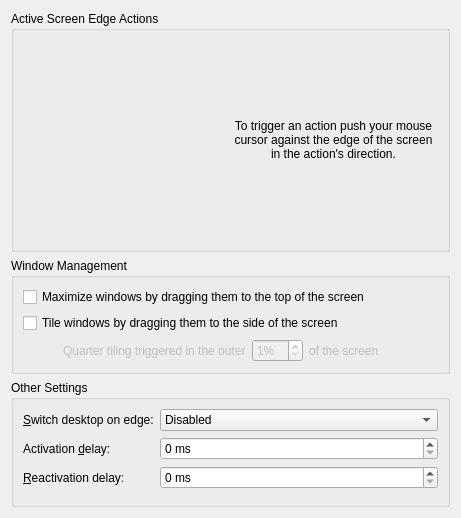
<?xml version="1.0" encoding="UTF-8"?>
<ui version="4.0">
 <class>KWinScreenEdgesConfigForm</class>
 <widget class="QWidget" name="KWinScreenEdgesConfigForm">
  <property name="geometry">
   <rect>
    <x>0</x>
    <y>0</y>
    <width>461</width>
    <height>511</height>
   </rect>
  </property>
  <layout class="QVBoxLayout" name="verticalLayout">
   <item>
    <widget class="QGroupBox" name="groupBox_3">
     <property name="title">
      <string>Active Screen Edge Actions</string>
     </property>
     <layout class="QHBoxLayout" name="horizontalLayout">
      <item>
       <widget class="KWin::Monitor" name="monitor" native="true">
        <property name="minimumSize">
         <size>
          <width>200</width>
          <height>200</height>
         </size>
        </property>
        <property name="focusPolicy">
         <enum>Qt::StrongFocus</enum>
        </property>
       </widget>
      </item>
      <item>
       <widget class="QLabel" name="label_7">
        <property name="text">
         <string>To trigger an action push your mouse cursor against the edge of the screen in the action's direction.</string>
        </property>
        <property name="alignment">
         <set>Qt::AlignCenter</set>
        </property>
        <property name="wordWrap">
         <bool>true</bool>
        </property>
       </widget>
      </item>
     </layout>
    </widget>
   </item>
   <item>
    <widget class="QGroupBox" name="groupBox">
     <property name="title">
      <string>Window Management</string>
     </property>
     <layout class="QVBoxLayout" name="verticalLayout_2">
      <item>
       <widget class="QCheckBox" name="quickMaximizeBox">
        <property name="text">
         <string>Maximize windows by dragging them to the top of the screen</string>
        </property>
       </widget>
      </item>
      <item>
       <widget class="QCheckBox" name="quickTileBox">
        <property name="text">
         <string>Tile windows by dragging them to the side of the screen</string>
        </property>
       </widget>
      </item>
      <item>
       <layout class="QHBoxLayout" name="horizontalLayout_2">
        <item>
         <spacer name="horizontalSpacer">
          <property name="orientation">
           <enum>Qt::Horizontal</enum>
          </property>
          <property name="sizeType">
           <enum>QSizePolicy::Fixed</enum>
          </property>
          <property name="sizeHint" stdset="0">
           <size>
            <width>40</width>
            <height>20</height>
           </size>
          </property>
         </spacer>
        </item>
        <item>
         <widget class="QLabel" name="label_3">
          <property name="enabled">
           <bool>false</bool>
          </property>
          <property name="text">
           <string>Quarter tiling triggered in the outer</string>
          </property>
          <property name="buddy">
           <cstring>electricBorderCornerRatio</cstring>
          </property>
         </widget>
        </item>
        <item>
         <widget class="QSpinBox" name="electricBorderCornerRatio">
          <property name="enabled">
           <bool>false</bool>
          </property>
          <property name="suffix">
           <string>%</string>
          </property>
          <property name="minimum">
           <number>1</number>
          </property>
          <property name="maximum">
           <number>49</number>
          </property>
         </widget>
        </item>
        <item>
         <widget class="QLabel" name="label_4">
          <property name="enabled">
           <bool>false</bool>
          </property>
          <property name="text">
           <string>of the screen</string>
          </property>
         </widget>
        </item>
        <item>
         <spacer name="horizontalSpacer_2">
          <property name="orientation">
           <enum>Qt::Horizontal</enum>
          </property>
          <property name="sizeHint" stdset="0">
           <size>
            <width>40</width>
            <height>20</height>
           </size>
          </property>
         </spacer>
        </item>
       </layout>
      </item>
     </layout>
    </widget>
   </item>
   <item>
    <widget class="QGroupBox" name="groupBox_2">
     <property name="enabled">
      <bool>true</bool>
     </property>
     <property name="title">
      <string>Other Settings</string>
     </property>
     <layout class="QFormLayout" name="formLayout">
      <property name="fieldGrowthPolicy">
       <enum>QFormLayout::AllNonFixedFieldsGrow</enum>
      </property>
      <item row="0" column="0">
       <widget class="QLabel" name="desktopSwitchLabel">
        <property name="toolTip">
         <string>Change desktop when the mouse cursor is pushed against the edge of the screen</string>
        </property>
        <property name="text">
         <string>&amp;Switch desktop on edge:</string>
        </property>
        <property name="buddy">
         <cstring>desktopSwitchCombo</cstring>
        </property>
       </widget>
      </item>
      <item row="0" column="1">
       <widget class="KComboBox" name="desktopSwitchCombo">
        <item>
         <property name="text">
          <string comment="Switch desktop on edge">Disabled</string>
         </property>
        </item>
        <item>
         <property name="text">
          <string>Only When Moving Windows</string>
         </property>
        </item>
        <item>
         <property name="text">
          <string>Always Enabled</string>
         </property>
        </item>
       </widget>
      </item>
      <item row="2" column="0">
       <widget class="QLabel" name="label">
        <property name="toolTip">
         <string>Amount of time required for the mouse cursor to be pushed against the edge of the screen before the action is triggered</string>
        </property>
        <property name="text">
         <string>Activation &amp;delay:</string>
        </property>
        <property name="buddy">
         <cstring>activationDelaySpin</cstring>
        </property>
       </widget>
      </item>
      <item row="2" column="1">
       <widget class="KIntSpinBox" name="activationDelaySpin">
        <property name="suffix">
         <string> ms</string>
        </property>
        <property name="maximum">
         <number>1000</number>
        </property>
        <property name="singleStep">
         <number>50</number>
        </property>
        <property name="value">
         <number>0</number>
        </property>
       </widget>
      </item>
      <item row="3" column="0">
       <widget class="QLabel" name="label_2">
        <property name="enabled">
         <bool>true</bool>
        </property>
        <property name="toolTip">
         <string>Amount of time required after triggering an action until the next trigger can occur</string>
        </property>
        <property name="text">
         <string>&amp;Reactivation delay:</string>
        </property>
        <property name="buddy">
         <cstring>triggerCooldownSpin</cstring>
        </property>
       </widget>
      </item>
      <item row="3" column="1">
       <widget class="KIntSpinBox" name="triggerCooldownSpin">
        <property name="enabled">
         <bool>true</bool>
        </property>
        <property name="suffix">
         <string> ms</string>
        </property>
        <property name="maximum">
         <number>1000</number>
        </property>
        <property name="singleStep">
         <number>50</number>
        </property>
        <property name="value">
         <number>0</number>
        </property>
       </widget>
      </item>
      <item row="4" column="0">
       <spacer name="verticalSpacer_2">
        <property name="orientation">
         <enum>Qt::Vertical</enum>
        </property>
        <property name="sizeHint" stdset="0">
         <size>
          <width>20</width>
          <height>0</height>
         </size>
        </property>
       </spacer>
      </item>
     </layout>
    </widget>
   </item>
   <item>
    <spacer name="verticalSpacer">
     <property name="orientation">
      <enum>Qt::Vertical</enum>
     </property>
     <property name="sizeHint" stdset="0">
      <size>
       <width>20</width>
       <height>0</height>
      </size>
     </property>
    </spacer>
   </item>
  </layout>
 </widget>
 <customwidgets>
  <customwidget>
   <class>KComboBox</class>
   <extends>QComboBox</extends>
   <header>kcombobox.h</header>
  </customwidget>
  <customwidget>
   <class>KIntSpinBox</class>
   <extends>QSpinBox</extends>
   <header>knuminput.h</header>
  </customwidget>
  <customwidget>
   <class>KWin::Monitor</class>
   <extends>QWidget</extends>
   <header>monitor.h</header>
   <container>1</container>
  </customwidget>
 </customwidgets>
 <tabstops>
  <tabstop>monitor</tabstop>
  <tabstop>desktopSwitchCombo</tabstop>
  <tabstop>activationDelaySpin</tabstop>
  <tabstop>triggerCooldownSpin</tabstop>
 </tabstops>
 <connections>
  <connection>
   <sender>quickTileBox</sender>
   <signal>toggled(bool)</signal>
   <receiver>label_3</receiver>
   <slot>setEnabled(bool)</slot>
   <hints>
    <hint type="sourcelabel">
     <x>93</x>
     <y>306</y>
    </hint>
    <hint type="destinationlabel">
     <x>105</x>
     <y>329</y>
    </hint>
   </hints>
  </connection>
  <connection>
   <sender>quickTileBox</sender>
   <signal>toggled(bool)</signal>
   <receiver>electricBorderCornerRatio</receiver>
   <slot>setEnabled(bool)</slot>
   <hints>
    <hint type="sourcelabel">
     <x>164</x>
     <y>312</y>
    </hint>
    <hint type="destinationlabel">
     <x>301</x>
     <y>345</y>
    </hint>
   </hints>
  </connection>
  <connection>
   <sender>quickTileBox</sender>
   <signal>toggled(bool)</signal>
   <receiver>label_4</receiver>
   <slot>setEnabled(bool)</slot>
   <hints>
    <hint type="sourcelabel">
     <x>220</x>
     <y>305</y>
    </hint>
    <hint type="destinationlabel">
     <x>340</x>
     <y>329</y>
    </hint>
   </hints>
  </connection>
 </connections>
</ui>
